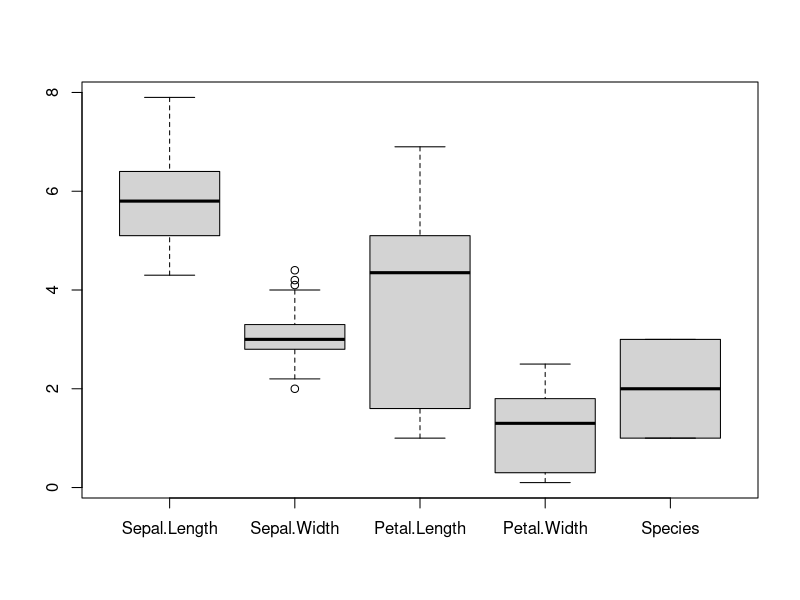
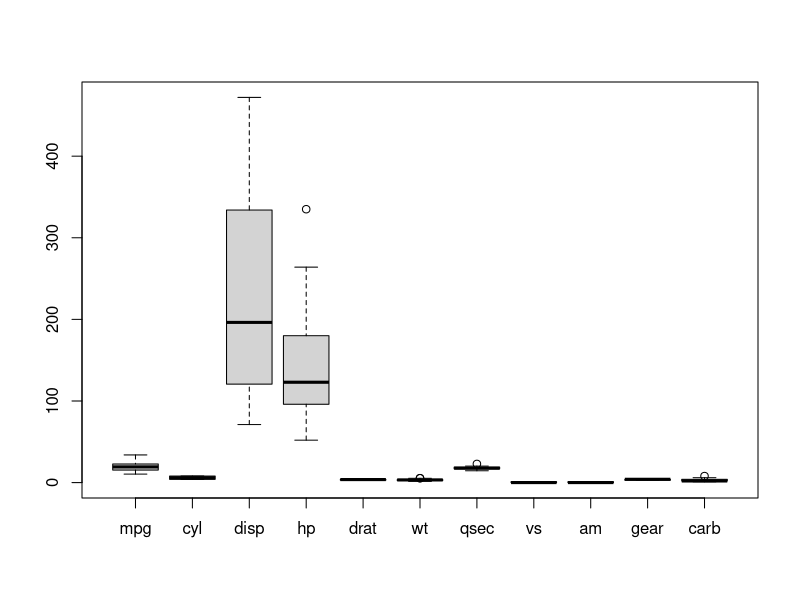

Here is the R script that generated these plots, in order:
#deleted a heap of data

head(mtcars)

head(iris)

boxplot(iris)


### branch 1 added a boxplot for mtcars

boxplot(mtcars)

# branch 2, ggplot library, sassy statement

library(ggplot2)

r <- print("better than python")


